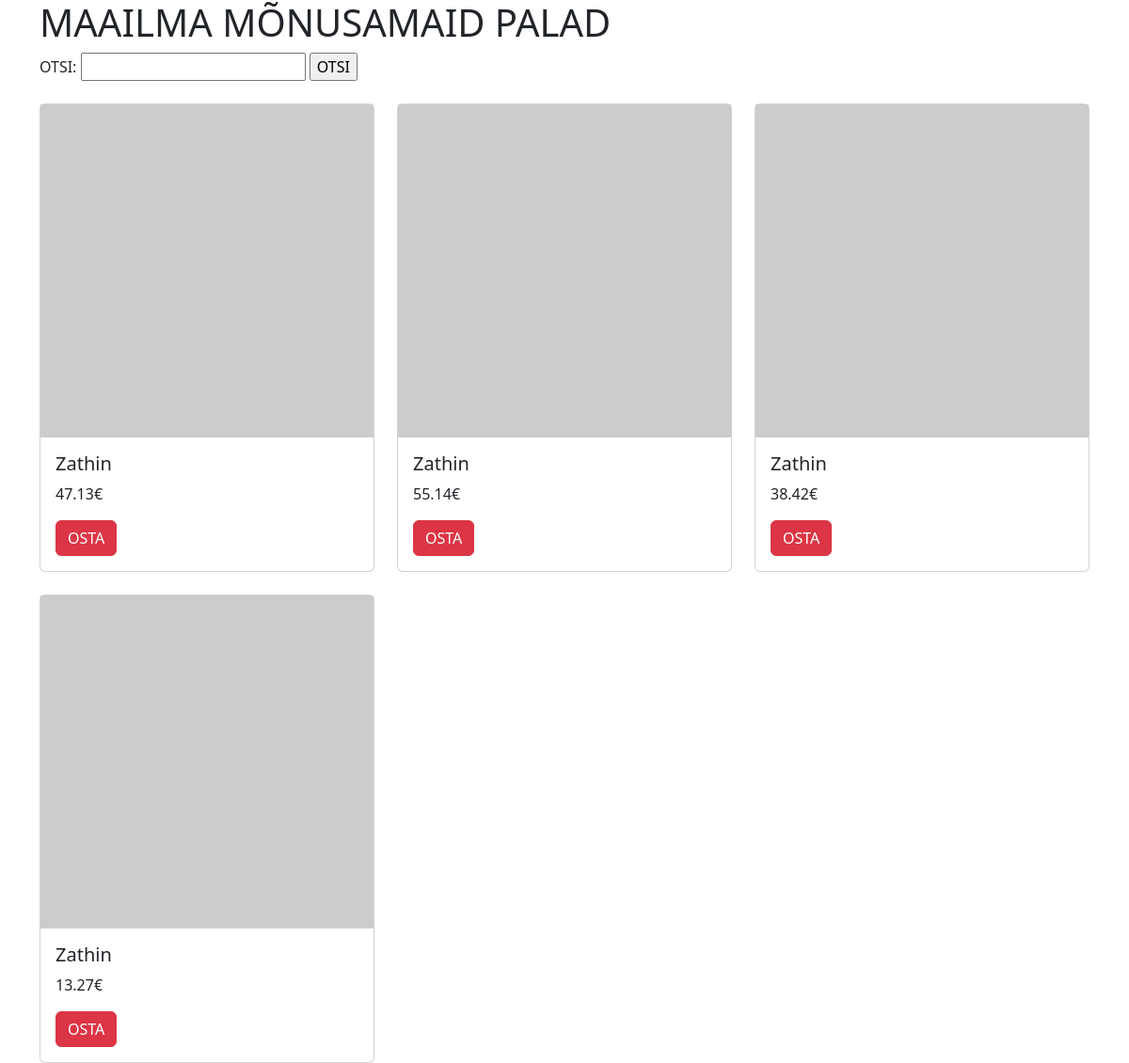
The app's page /PHPmysql/index.php?s=Zathin with its own data.
### tables this page shows
CREATE TABLE `albumid` (
  `id` int(10) NOT NULL,
  `artist` varchar(255) NOT NULL,
  `album` varchar(255) NOT NULL,
  `aasta` year(4) NOT NULL,
  `hind` decimal(6,2) NOT NULL
);

### PHPmysql/index.php (the view, shortened to what this page needs)
<?php include("config.php");?>
<!doctype html>
<html lang="et">
    <head>
        <link
            href="https://cdn.jsdelivr.net/npm/bootstrap@5.3.2/dist/css/bootstrap.min.css"
            rel="stylesheet"
        />
    </head>
    <body>
        <div class="container">
            <h1>MAAILMA MÕNUSAMAID PALAD</h1>
            <form action="#" method="get">
                OTSI: <input type="text" name="s">
                <input type="submit" value="OTSI">
            </form>
<div class="row row-cols-1 row-cols-md-3 g-4 pt-4">
            <?php
                if (isset($_GET["s"])) {
                    $s = $_GET["s"];
                    $paring = 'SELECT album, hind FROM albumid WHERE album LIKE "%'.$s.'%"';
                } else {
                    $paring = "SELECT album, hind FROM albumid ORDER BY artist ASC LIMIT 10";
                }
                $valjund = mysqli_query($yhendus, $paring);
                while($rida = mysqli_fetch_assoc($valjund)){
                echo'
                <div class="col">
                    <div class="card">
                        <img src="https://picsum.photos/400/400" alt="pildike">
                        <div class="card-body">
                        <h5 class="card-title">'.$rida['album'].'</h5>
                        <p class="card-text">'.$rida['hind'].'€</p>
                        <a href="#" class="btn btn-danger">OSTA</a>
                    </div>
                </div>
                </div>
                ';
                }
            ?>
</div>
        </div>
    </body>
</html>

### records on screen
albumid: album "Zathin", hind "47.13"
albumid: album "Zathin", hind "55.14"
albumid: album "Zathin", hind "38.42"
albumid: album "Zathin", hind "13.27"
